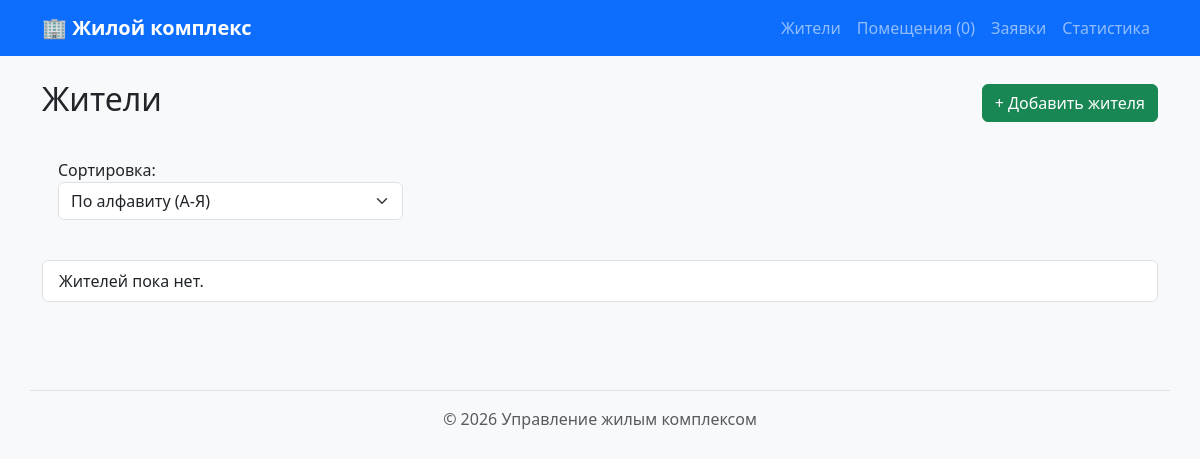
Before: /residents/ with the older database file.
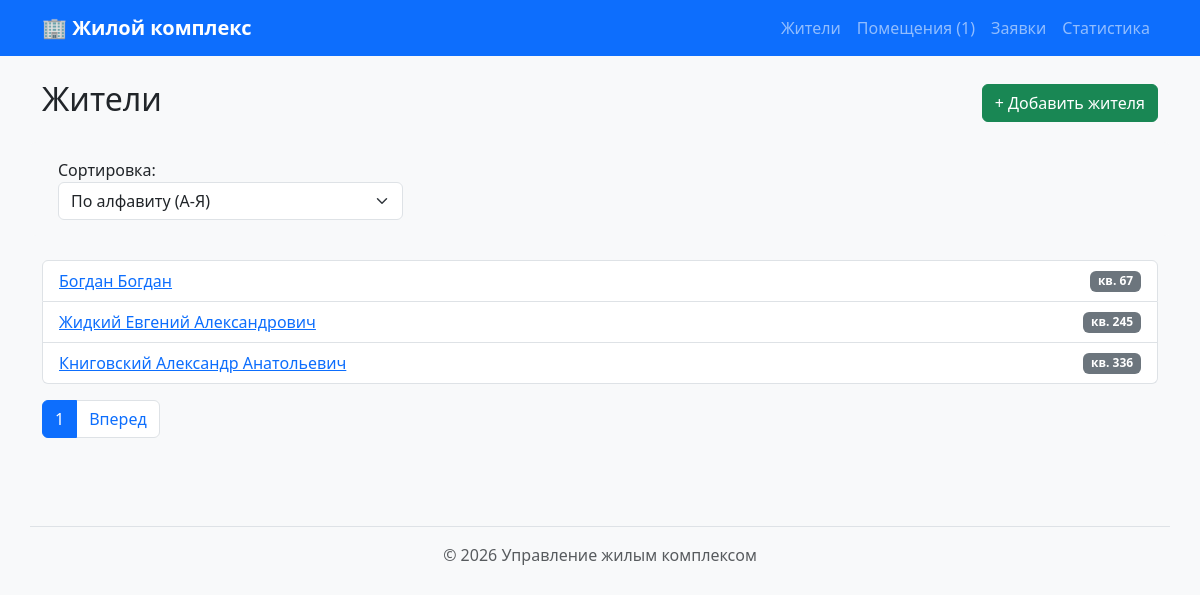
After: the same page with the newer database file.
### residents/models.py (models this page shows, shortened)
class Resident(models.Model):
    full_name = models.CharField(max_length=200, verbose_name="ФИО")
    apartment_number = models.PositiveIntegerField(verbose_name="Квартира")
    phone = models.CharField(
        max_length=20,
        verbose_name="Телефон",
        blank=True,
        null=True
    )
    status = models.CharField(max_length=50, verbose_name="Статус")
    class Meta:
        ordering = ["full_name"]
        verbose_name = "Житель"
        verbose_name_plural = "Жители"

### residents/views.py (the view)
# urls.py: path("", views.residents, name="list"),
def residents(request):
    residents_list = Resident.objects.all()
    sort = request.GET.get("sort", "full_name")
    if sort in ["full_name", "-full_name", "apartment_number"]:
        residents_list = residents_list.order_by(sort)
    paginator = Paginator(residents_list, 3)
    page_obj = paginator.get_page(request.GET.get("page"))
    return render(request, "residents/resident_list.html", {
        "residents": page_obj,
        "page_obj": page_obj,
        "sort": sort
    })

### premises/context_processors.py (called while the page is built)
def premise_context(request):
    return {
        "site_name": "Жилой комплекс",
        "premises_count": Premise.objects.count(),
    }

### residents/templates/residents/resident_list.html (shortened to what this page needs)
{% extends "base.html" %}
{% block content %}
<div class="d-flex justify-content-between align-items-center mb-3">
    <h2>Жители</h2>
    <a href="{% url 'residents:create' %}" class="btn btn-success">+ Добавить жителя</a>
</div>
<form method="get" class="mb-4 row bg-light p-3 rounded">
    <div class="col-md-4">
        <label>Сортировка:</label>
        <select name="sort" class="form-select" onchange="this.form.submit()">
            <option value="full_name" {% if sort == 'full_name' %}selected{% endif %}>По алфавиту (А-Я)</option>
        </select>
    </div>
</form>
<ul class="list-group mb-3">
    {% for r in residents %}
        <li class="list-group-item d-flex justify-content-between align-items-center">
            <a href="{% url 'residents:detail' r.id %}">{{ r.full_name }}</a>
            <span class="badge bg-secondary">кв. {{ r.apartment_number }}</span>
        </li>
    {% empty %}
        <li class="list-group-item">Жителей пока нет.</li>
    {% endfor %}
</ul>
{% if page_obj.has_other_pages %}
<nav>
    <ul class="pagination">
        <li class="page-item active"><span class="page-link">{{ page_obj.number }}</span></li>
        {% if page_obj.has_next %}
            <li class="page-item"><a class="page-link" href="?page={{ page_obj.next_page_number }}&sort={{ sort }}">Вперед</a></li>
        {% endif %}
    </ul>
</nav>
{% endif %}
{% endblock %}

Changed rows visible on the page:
added Resident: full_name "Богдан Богдан", apartment_number "67"
added Resident: full_name "Жидкий Евгений Александрович", apartment_number "245"
added Resident: full_name "Книговский Александр Анатольевич", apartment_number "336"
Other visible differences:
{{ premises_count }}: "0" → "1"
{{ page_obj.number }}: (not shown) → "1"
text no longer shown: "Жителей пока нет."
text now shown: "Вперед"
